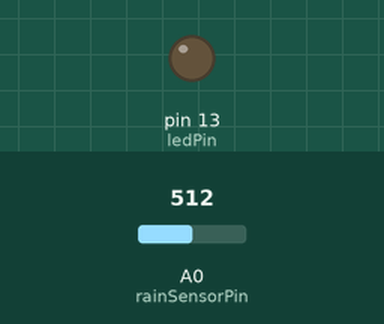
Bench run of a sketch on a simulated Arduino Uno, built with avr-gcc and run on an emulated ATmega328P. Shown: output pins drawn as LEDs (lit = HIGH). The test bench sets the inputs (shaded band); at power-on: A0 (rainSensorPin) = 512.

Above: at 1.2 s.
1.3 s: A0 (rainSensorPin) set to 492
At 1.7 s:
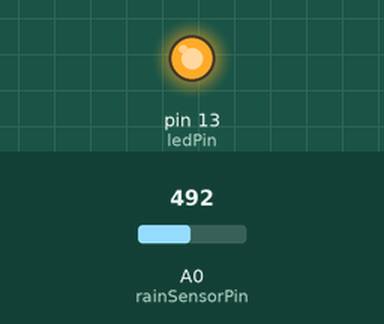
2.8 s: A0 (rainSensorPin) set to 510
At 4.0 s:
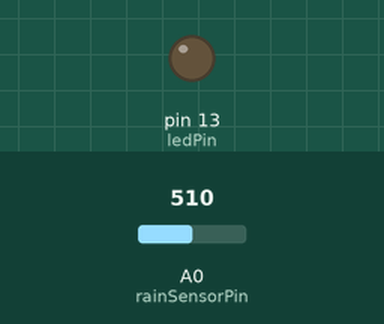
4.3 s: A0 (rainSensorPin) set to 490
At 5.3 s:
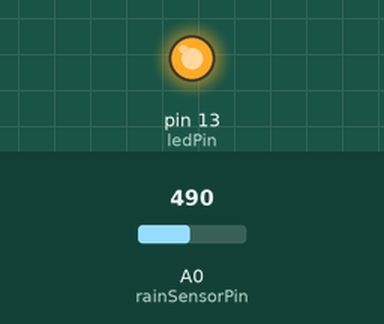
Timing chart, 0 to 7.3 s (numbered marks = the images above; inputs shaded):
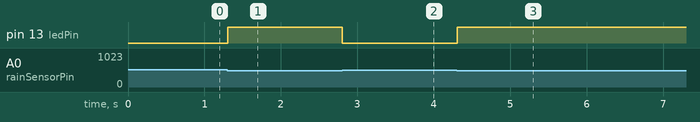

The sketch:

rainsensor.ino
```cpp
#define rainSensorPin A0
#define ledPin 13
int rainValue;

void setup() {
  pinMode(rainSensorPin, INPUT);
  pinMode(ledPin, OUTPUT);
}

void loop() {
  rainValue = analogRead(rainSensorPin);

  if (rainValue < 500) {
    digitalWrite(ledPin, HIGH);
  } else {
    digitalWrite(ledPin, LOW);
  }

  delay(100);
}
```

Measured:
- the behaviour switches between 500 and 499 on A0 (rainSensorPin) (found by bisection; images 0 and 1)
- after the input at 1.3 s, pin 13 (ledPin): LOW → HIGH at once
- after the input at 2.8 s, pin 13 (ledPin): HIGH → LOW at once
- after the input at 4.3 s, pin 13 (ledPin): LOW → HIGH at once
